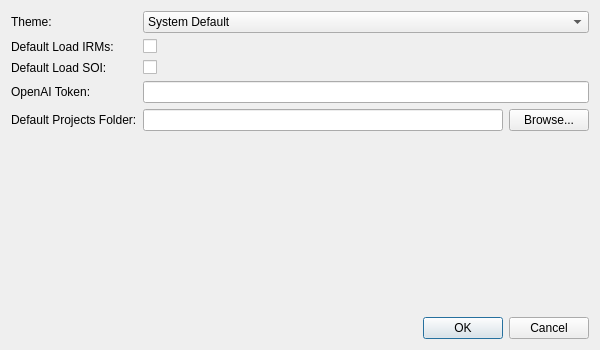
<?xml version="1.0" encoding="UTF-8"?>
<ui version="4.0">
 <class>SettingsDialog</class>
 <widget class="QDialog" name="SettingsDialog">
  <property name="geometry">
   <rect>
    <x>0</x>
    <y>0</y>
    <width>600</width>
    <height>350</height>
   </rect>
  </property>
  <property name="windowTitle">
   <string>Settings</string>
  </property>
  <layout class="QVBoxLayout" name="verticalLayout">
   <item>
    <layout class="QFormLayout" name="formLayout">
     <property name="fieldGrowthPolicy">
      <enum>QFormLayout::AllNonFixedFieldsGrow</enum>
     </property>
     <item row="0" column="0">
      <widget class="QLabel" name="labelTheme">
       <property name="text">
        <string>Theme:</string>
       </property>
      </widget>
     </item>
     <item row="0" column="1">
      <widget class="QComboBox" name="comboTheme">
       <item>
        <property name="text">
         <string>System Default</string>
        </property>
       </item>
       <item>
        <property name="text">
         <string>Dark</string>
        </property>
       </item>
       <item>
        <property name="text">
         <string>Light</string>
        </property>
       </item>
      </widget>
     </item>
     <item row="1" column="0">
      <widget class="QLabel" name="labelIRM">
       <property name="text">
        <string>Default Load IRMs:</string>
       </property>
      </widget>
     </item>
     <item row="1" column="1">
      <widget class="QCheckBox" name="checkIRM">
       <property name="text">
        <string/>
       </property>
      </widget>
     </item>
     <item row="2" column="0">
      <widget class="QLabel" name="labelSOI">
       <property name="text">
        <string>Default Load SOI:</string>
       </property>
      </widget>
     </item>
     <item row="2" column="1">
      <widget class="QCheckBox" name="checkSOI">
       <property name="text">
        <string/>
       </property>
      </widget>
     </item>
     <item row="3" column="0">
      <widget class="QLabel" name="labelOpenAI">
       <property name="text">
        <string>OpenAI Token:</string>
       </property>
      </widget>
     </item>
     <item row="3" column="1">
      <widget class="QLineEdit" name="lineOpenAI">
       <property name="echoMode">
        <enum>QLineEdit::PasswordEchoOnEdit</enum>
       </property>
      </widget>
     </item>
     <item row="4" column="0">
      <widget class="QLabel" name="labelProjectFolder">
       <property name="text">
        <string>Default Projects Folder:</string>
       </property>
      </widget>
     </item>
     <item row="4" column="1">
      <layout class="QHBoxLayout" name="horizontalLayout">
       <item>
        <widget class="QLineEdit" name="lineProjectFolder"/>
       </item>
       <item>
        <widget class="QPushButton" name="btnBrowseFolder">
         <property name="text">
          <string>Browse...</string>
         </property>
        </widget>
       </item>
      </layout>
     </item>
    </layout>
   </item>
   <item>
    <spacer name="verticalSpacer">
     <property name="orientation">
      <enum>Qt::Vertical</enum>
     </property>
     <property name="sizeHint" stdset="0">
      <size>
       <width>20</width>
       <height>40</height>
      </size>
     </property>
    </spacer>
   </item>
   <item>
    <widget class="QDialogButtonBox" name="buttonBox">
     <property name="orientation">
      <enum>Qt::Horizontal</enum>
     </property>
     <property name="standardButtons">
      <set>QDialogButtonBox::Cancel|QDialogButtonBox::Ok</set>
     </property>
    </widget>
   </item>
  </layout>
 </widget>
 <resources/>
 <connections>
  <connection>
   <sender>buttonBox</sender>
   <signal>accepted()</signal>
   <receiver>SettingsDialog</receiver>
   <slot>accept()</slot>
  </connection>
  <connection>
   <sender>buttonBox</sender>
   <signal>rejected()</signal>
   <receiver>SettingsDialog</receiver>
   <slot>reject()</slot>
  </connection>
 </connections>
</ui>
